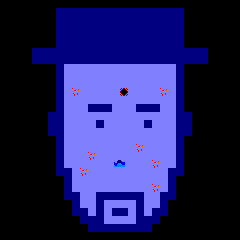

This game map was drawn from its Tiled (.tmx) file and the tilesets committed beside it. A one-line description and the full map source follow:
An orthogonal 30x30 tile map with 8x8 px tiles, 1 tile layer (Capa de Patrones 1).

<map version="1.2" tiledversion="1.2.0" orientation="orthogonal" renderorder="right-down" width="30" height="30" tilewidth="8" tileheight="8" infinite="0" nextlayerid="2" nextobjectid="1">
 <tileset firstgid="1" source="../Tileset.tsx" />
 <layer id="1" name="Capa de Patrones 1" width="30" height="30">
  <data encoding="csv">
30,30,30,30,30,30,30,30,30,30,30,30,30,30,30,30,30,30,30,30,30,30,30,30,30,30,30,30,30,30,
30,30,30,30,30,30,30,15,15,15,15,15,15,15,15,15,15,15,15,15,15,15,15,30,30,30,30,30,30,30,
30,30,30,30,30,30,30,15,15,15,15,15,15,15,15,15,15,15,15,15,15,15,15,30,30,30,30,30,30,30,
30,30,30,30,30,30,30,15,15,15,15,15,15,15,15,15,15,15,15,15,15,15,15,30,30,30,30,30,30,30,
30,30,30,30,30,30,30,15,15,15,15,15,15,15,15,15,15,15,15,15,15,15,15,30,30,30,30,30,30,30,
30,30,30,30,30,30,30,15,15,15,15,15,15,15,15,15,15,15,15,15,15,15,15,30,30,30,30,30,30,30,
30,30,30,30,15,15,15,15,15,15,15,15,15,15,15,15,15,15,15,15,15,15,15,15,15,15,30,30,30,30,
30,30,30,30,15,15,15,15,15,15,15,15,15,15,15,15,15,15,15,15,15,15,15,15,15,15,30,30,30,30,
30,30,30,30,30,30,30,15,17,17,17,17,17,17,17,17,17,17,17,17,17,17,15,30,30,30,30,30,30,30,
30,30,30,30,30,30,30,15,17,17,17,17,17,17,17,17,17,17,17,17,17,17,15,30,30,30,30,30,30,30,
30,30,30,30,30,30,30,15,17,17,17,17,17,17,17,17,17,17,17,17,17,17,15,30,30,30,30,30,30,30,
30,30,30,30,30,30,30,15,17,19,17,17,17,17,17,31,17,17,17,17,19,17,15,30,30,30,30,30,30,30,
30,30,30,30,30,30,30,15,17,17,17,17,17,17,17,17,17,17,17,17,17,17,15,30,30,30,30,30,30,30,
30,30,30,30,30,30,30,15,17,17,17,15,15,15,17,17,17,15,15,15,17,17,15,30,30,30,30,30,30,30,
30,30,30,30,30,30,15,15,17,17,17,17,17,17,17,17,17,17,17,17,17,17,15,15,30,30,30,30,30,30,
30,30,30,30,30,30,15,15,17,17,17,17,15,17,17,17,17,17,15,17,17,17,15,15,30,30,30,30,30,30,
30,30,30,30,30,30,15,15,17,17,17,17,17,17,17,17,17,17,17,17,17,17,15,15,30,30,30,30,30,30,
30,30,30,30,30,30,30,15,17,17,17,17,17,17,17,17,17,17,17,17,17,17,15,30,30,30,30,30,30,30,
30,30,30,30,30,30,30,15,17,17,17,17,17,17,17,17,17,19,17,17,17,17,15,30,30,30,30,30,30,30,
30,30,30,30,30,30,30,15,17,17,17,19,17,17,17,17,17,17,17,17,17,17,15,30,30,30,30,30,30,30,
30,30,30,30,30,30,30,15,17,17,17,17,17,17,12,13,17,17,17,19,17,17,15,30,30,30,30,30,30,30,
30,30,30,30,30,30,30,15,15,17,19,17,17,17,17,17,17,17,17,17,17,15,15,30,30,30,30,30,30,30,
30,30,30,30,30,30,30,30,15,17,17,17,17,17,17,17,17,17,17,17,17,15,30,30,30,30,30,30,30,30,
30,30,30,30,30,30,30,30,15,17,17,17,17,17,17,17,17,17,17,19,17,15,30,30,30,30,30,30,30,30,
30,30,30,30,30,30,30,30,15,15,17,17,15,15,15,15,15,15,17,17,15,15,30,30,30,30,30,30,30,30,
30,30,30,30,30,30,30,30,30,15,17,17,15,17,17,17,17,15,17,17,15,30,30,30,30,30,30,30,30,30,
30,30,30,30,30,30,30,30,30,15,15,17,15,17,15,15,17,15,17,15,15,30,30,30,30,30,30,30,30,30,
30,30,30,30,30,30,30,30,30,30,15,15,15,17,17,17,17,15,15,15,30,30,30,30,30,30,30,30,30,30,
30,30,30,30,30,30,30,30,30,30,30,15,15,15,15,15,15,15,15,30,30,30,30,30,30,30,30,30,30,30,
30,30,30,30,30,30,30,30,30,30,30,30,30,30,30,30,30,30,30,30,30,30,30,30,30,30,30,30,30,30
</data>
 </layer>
</map>
